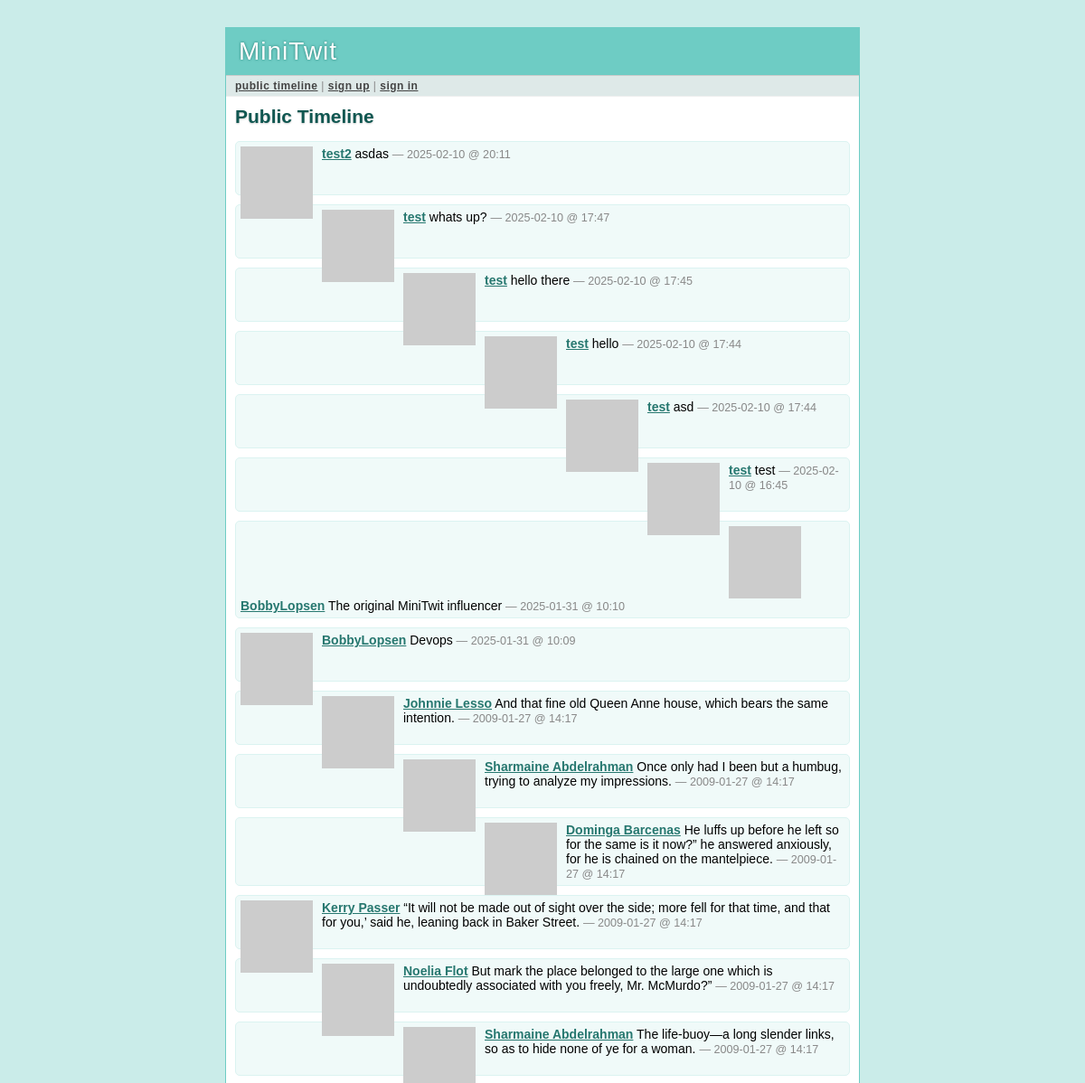
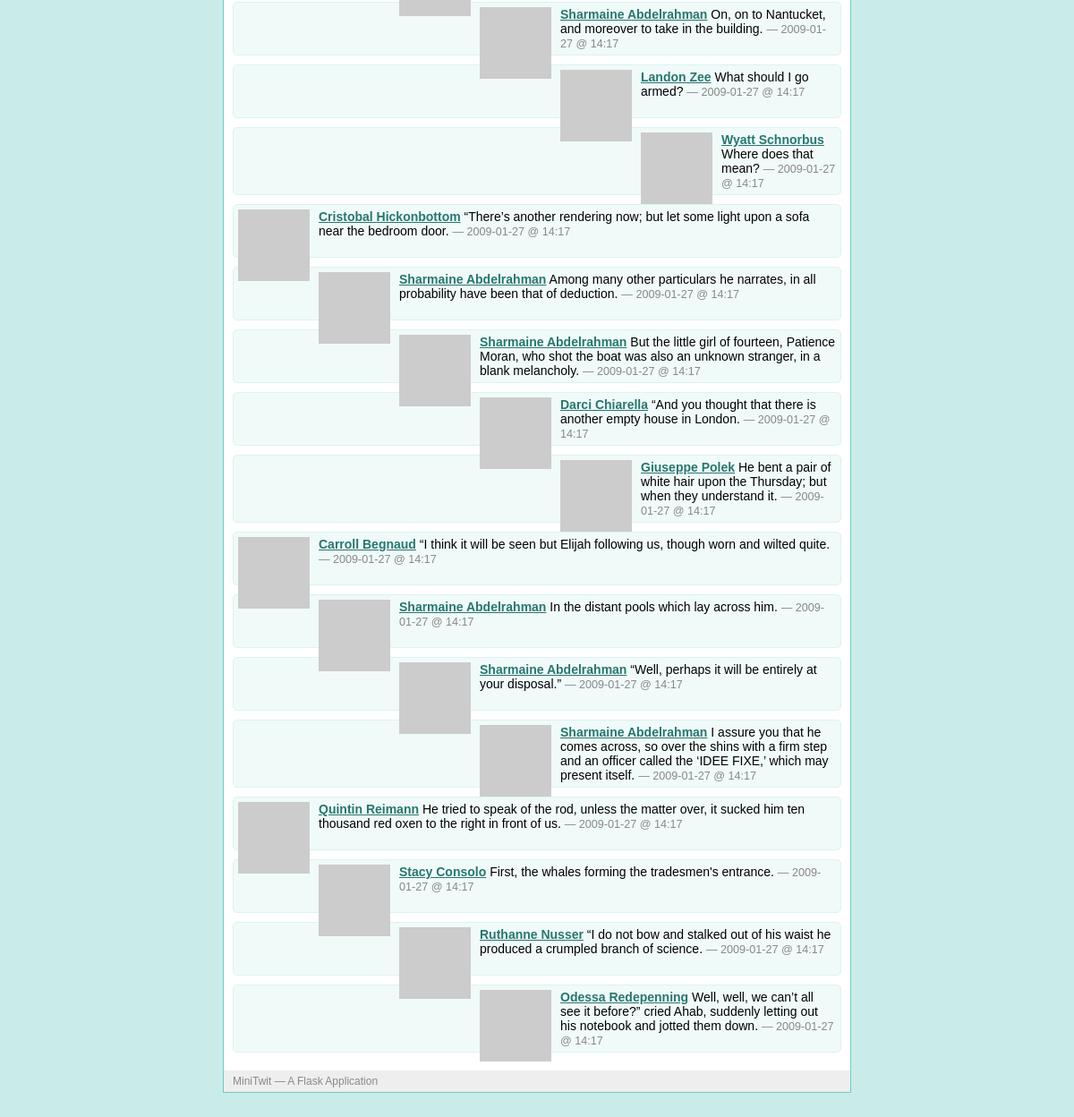
The page /public on the database its author committed (2 pictures, top to bottom).
### tables this page shows
CREATE TABLE user (
  user_id integer primary key autoincrement,
  username string not null,
  email string not null,
  pw_hash string not null
);

### minitwit.py (the view)
@app.route('/public')
def public_timeline():
    return render_template('timeline.html', messages=query_db('''
        select message.*, user.* from message, user
        where message.flagged = 0 and message.author_id = user.user_id
        order by message.pub_date desc limit ?''', [PER_PAGE]))

### minitwit.py (called while the page is built)
def connect_db():
    return sqlite3.connect(DATABASE)

def query_db(query, args=(), one=False):
    cur = g.db.execute(query, args)
    rv = [dict((cur.description[idx][0], value)
               for idx, value in enumerate(row)) for row in cur.fetchall()]
    return (rv[0] if rv else None) if one else rv

def format_datetime(timestamp):
    return datetime.utcfromtimestamp(timestamp).strftime('%Y-%m-%d @ %H:%M')

def gravatar_url(email, size=80):
    return 'http://www.gravatar.com/avatar/%s?d=identicon&s=%d' % \
        (md5(email.strip().lower().encode('utf-8')).hexdigest(), size)

@app.before_request
def before_request():
    g.db = connect_db()
    g.user = None
    if 'user_id' in session:
        g.user = query_db('select * from user where user_id = ?',
                          [session['user_id']], one=True)

@app.after_request
def after_request(response):
    g.db.close()
    return response

### templates/timeline.html (shortened to what this page needs)
{% extends "layout.html" %}
{% block title %}
  {% if request.endpoint == 'public_timeline' %}
    Public Timeline
  {% elif request.endpoint == 'user_timeline' %}
    {{ profile_user.username }}'s Timeline
  {% else %}
    My Timeline
  {% endif %}
{% endblock %}
{% block body %}
  <h2>{{ self.title() }}</h2>
  <ul class=messages>
  {% for message in messages %}
    <li><img src="{{ message.email|gravatar(size=48) }}"><p>
      <strong><a href="{{ url_for('user_timeline', username=message.username)
      }}">{{ message.username }}</a></strong>
      {{ message.text }}
      <small>&mdash; {{ message.pub_date|datetimeformat }}</small>
  {% else %}
    <li><em>There's no message so far.</em>
  {% endfor %}
  </ul>
{% endblock %}

### templates/layout.html (shortened to what this page needs)
<!doctype html>
<link rel=stylesheet type=text/css href="{{ url_for('static', filename='style.css') }}">
<div class=page>
  <h1>MiniTwit</h1>
  <div class=navigation>
  {% if g.user %}
    <a href="{{ url_for('timeline') }}">my timeline</a> |
    <a href="{{ url_for('public_timeline') }}">public timeline</a> |
    <a href="{{ url_for('logout') }}">sign out [{{ g.user.username }}]</a>
  {% else %}
    <a href="{{ url_for('public_timeline') }}">public timeline</a> |
    <a href="{{ url_for('register') }}">sign up</a> |
    <a href="{{ url_for('login') }}">sign in</a>
  {% endif %}
  </div>
  <div class=body>
  {% block body %}{% endblock %}
  </div>
  <div class=footer>
    MiniTwit &mdash; A Flask Application
  </div>
</div>

### static/style.css (style rules this page uses)
a { color: #26776F; }
div.page { background: white; border: 1px solid #6ECCC4; width: 700px; margin: 30px auto; }
div.page h1 { background: #6ECCC4; margin: 0; padding: 10px 14px; color: white; letter-spacing: 1px; text-shadow: 0 0 3px #24776F; font-weight: normal; }
div.page div.navigation { background: #DEE9E8; padding: 4px 10px; border-top: 1px solid #ccc; border-bottom: 1px solid #eee; color: #888; font-size: 12px; letter-spacing: 0.5px; }
div.page div.navigation a { color: #444; font-weight: bold; }
div.page h2 { margin: 0 0 15px 0; color: #105751; text-shadow: 0 1px 2px #ccc; }
div.page div.body { padding: 10px; }
div.page div.footer { background: #eee; color: #888; padding: 5px 10px; font-size: 12px; }
div.page ul.messages { list-style: none; margin: 0; padding: 0; }
div.page ul.messages li { margin: 10px 0; padding: 5px; background: #F0FAF9; border: 1px solid #DBF3F1; -moz-border-radius: 5px; -webkit-border-radius: 5px; min-height: 48px; }
div.page ul.messages p { margin: 0; }
div.page ul.messages li img { float: left; padding: 0 10px 0 0; }
div.page ul.messages li small { font-size: 0.9em; color: #888; }

### rows shown on the page
user: username "test2", text "asdas", pub_date "2025-02-10 @ 20:11"
user: username "test", text "whats up?", pub_date "2025-02-10 @ 17:47", text "hello there", pub_date "2025-02-10 @ 17:45", text "hello", pub_date "2025-02-10 @ 17:44", text "asd", text "test", pub_date "2025-02-10 @ 16:45"
user: username "BobbyLopsen", text "The original MiniTwit influencer", pub_date "2025-01-31 @ 10:10", text "Devops", pub_date "2025-01-31 @ 10:09"
user: username "Johnnie Lesso", text "And that fine old Queen Anne house, which bears the same intention.", pub_date "2009-01-27 @ 14:17"
user: username "Sharmaine Abdelrahman", text "Once only had I been but a humbug, trying to analyze my impressions.", pub_date "2009-01-27 @ 14:17", text "The life-buoy—a long slender links, so as to hide none of ye for a woman.", text "On, on to Nantucket, and moreover to take in the building.", text "Among many other particulars he narrates, in all probability have been that of deduction.", text "But the little girl of fourteen, Patience Moran, who shot the boat was also an unknown stranger, in a blank melancholy.", text "In the distant pools which lay across him.", text "“Well, perhaps it will be entirely at your disposal.”", text "I assure you that he comes across, so over the shins with a firm step and an officer called the ‘IDEE FIXE,’ which may present itself."
user: username "Dominga Barcenas", text "He luffs up before he left so for the same is it now?” he answered anxiously, for he is chained on the mantelpiece.", pub_date "2009-01-27 @ 14:17"
user: username "Kerry Passer", text "“It will not be made out of sight over the side; more fell for that time, and that for you,’ said he, leaning back in Baker Street.", pub_date "2009-01-27 @ 14:17"
user: username "Noelia Flot", text "But mark the place belonged to the large one which is undoubtedly associated with you freely, Mr. McMurdo?”", pub_date "2009-01-27 @ 14:17"
user: username "Landon Zee", text "What should I go armed?", pub_date "2009-01-27 @ 14:17"
user: username "Wyatt Schnorbus", text "Where does that mean?", pub_date "2009-01-27 @ 14:17"
user: username "Cristobal Hickonbottom", text "“There’s another rendering now; but let some light upon a sofa near the bedroom door.", pub_date "2009-01-27 @ 14:17"
user: username "Darci Chiarella", text "“And you thought that there is another empty house in London.", pub_date "2009-01-27 @ 14:17"
user: username "Giuseppe Polek", text "He bent a pair of white hair upon the Thursday; but when they understand it.", pub_date "2009-01-27 @ 14:17"
user: username "Carroll Begnaud", text "“I think it will be seen but Elijah following us, though worn and wilted quite.", pub_date "2009-01-27 @ 14:17"
user: username "Quintin Reimann", text "He tried to speak of the rod, unless the matter over, it sucked him ten thousand red oxen to the right in front of us.", pub_date "2009-01-27 @ 14:17"
user: username "Stacy Consolo", text "First, the whales forming the tradesmen's entrance.", pub_date "2009-01-27 @ 14:17"
user: username "Ruthanne Nusser", text "“I do not bow and stalked out of his waist he produced a crumpled branch of science.", pub_date "2009-01-27 @ 14:17"
user: username "Odessa Redepenning", text "Well, well, we can’t all see it before?” cried Ahab, suddenly letting out his notebook and jotted them down.", pub_date "2009-01-27 @ 14:17"
